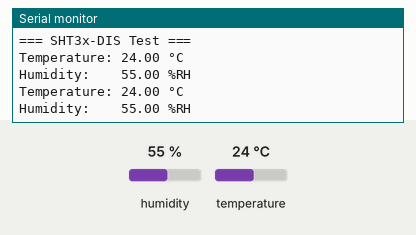
Recording of a sketch running on a simulated Arduino Uno, built with avr-gcc and run on an emulated ATmega328P. Parts: the last lines printed to the serial monitor. Wiring (inferred from the names in the program): SHT3x sensor at I2C address 0x44. The test bench sets the inputs (shaded band); at power-on: humidity 55 %, temperature 24 °C.

Above: at 1.8 s.
1.9 s: humidity set to 22 %
At 2.5 s:
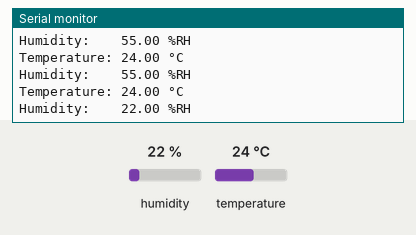
3.4 s: temperature set to 12 °C
At 4.5 s:
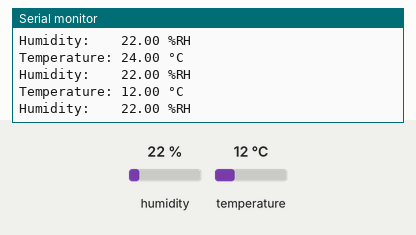
4.9 s: humidity set to 40 %
At 6.0 s:
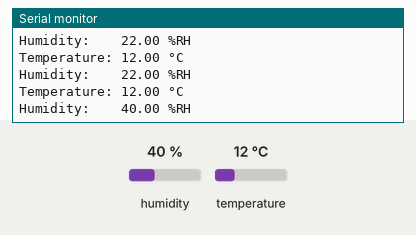
Timing chart, 0 to 7.9 s (numbered marks = the images above; inputs shaded):
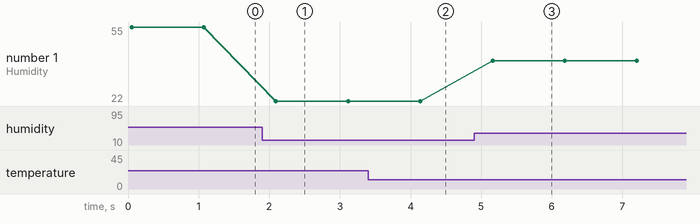

The sketch:

SHT3x_test.ino
```cpp
// SHT3x-DIS Humidity & Temperature Sensor Test
// Sensirion SHT30 / SHT31 / SHT35
//
// Wiring (Arduino Uno):
//   SDA  -> A4
//   SCL  -> A5
//   VDD  -> 3.3V
//   GND  -> GND
//   ADDR -> GND  (I2C address 0x44)
//           3.3V (I2C address 0x45)
//
// Library: Wire (built-in, no install needed)

#include <Wire.h>

#define SHT3X_ADDR 0x44

// Single-shot, high repeatability, clock stretching enabled
#define CMD_MSB 0x2C
#define CMD_LSB 0x06

// CRC-8 polynomial: x^8 + x^5 + x^4 + 1 (0x31), init 0xFF
static uint8_t crc8(const uint8_t *data, uint8_t len) {
  uint8_t crc = 0xFF;
  for (uint8_t i = 0; i < len; i++) {
    crc ^= data[i];
    for (uint8_t b = 0; b < 8; b++)
      crc = (crc & 0x80) ? (crc << 1) ^ 0x31 : (crc << 1);
  }
  return crc;
}

void setup() {
  Serial.begin(9600);
  Wire.begin();

  // Soft-reset
  Wire.beginTransmission(SHT3X_ADDR);
  Wire.write(0x30);
  Wire.write(0xA2);
  Wire.endTransmission();
  delay(2);

  Serial.println("=== SHT3x-DIS Test ===");
}

void loop() {
  // Trigger single-shot measurement (high repeatability, clock stretch)
  Wire.beginTransmission(SHT3X_ADDR);
  Wire.write(CMD_MSB);
  Wire.write(CMD_LSB);
  if (Wire.endTransmission() != 0) {
    Serial.println("ERROR: sensor not found (check wiring & address)");
    delay(2000);
    return;
  }

  delay(20); // max measurement time ~15 ms (high repeatability)

  // Read 6 bytes: [T_MSB, T_LSB, T_CRC, RH_MSB, RH_LSB, RH_CRC]
  uint8_t n = Wire.requestFrom((uint8_t)SHT3X_ADDR, (uint8_t)6);
  if (n < 6) {
    Serial.println("ERROR: incomplete read");
    delay(1000);
    return;
  }

  uint8_t buf[6];
  for (uint8_t i = 0; i < 6; i++) buf[i] = Wire.read();

  if (crc8(buf, 2) != buf[2]) {
    Serial.println("ERROR: temperature CRC mismatch");
    delay(1000);
    return;
  }
  if (crc8(buf + 3, 2) != buf[5]) {
    Serial.println("ERROR: humidity CRC mismatch");
    delay(1000);
    return;
  }

  uint16_t rawT  = ((uint16_t)buf[0] << 8) | buf[1];
  uint16_t rawRH = ((uint16_t)buf[3] << 8) | buf[4];

  // Datasheet formulas (section 4.13)
  float tempC = -45.0f + 175.0f * ((float)rawT  / 65535.0f);
  float rh    = 100.0f *           ((float)rawRH / 65535.0f);

  Serial.print("Temperature: ");
  Serial.print(tempC, 2);
  Serial.println(" °C");

  Serial.print("Humidity:    ");
  Serial.print(rh, 2);
  Serial.println(" %RH");

  Serial.println();
  delay(1000);
}
```

Measured:
- after the input at 1.9 s, the serial monitor: prints a new line after 0.19 s (image 1)
- after the input at 3.4 s, the serial monitor: prints a new line after 0.71 s (image 2)
- after the input at 4.9 s, the serial monitor: prints a new line after 0.26 s (image 3)
- plotted number 1: 55 → 22 after the input at 1.9 s, 22 → 40 after the input at 4.9 s
